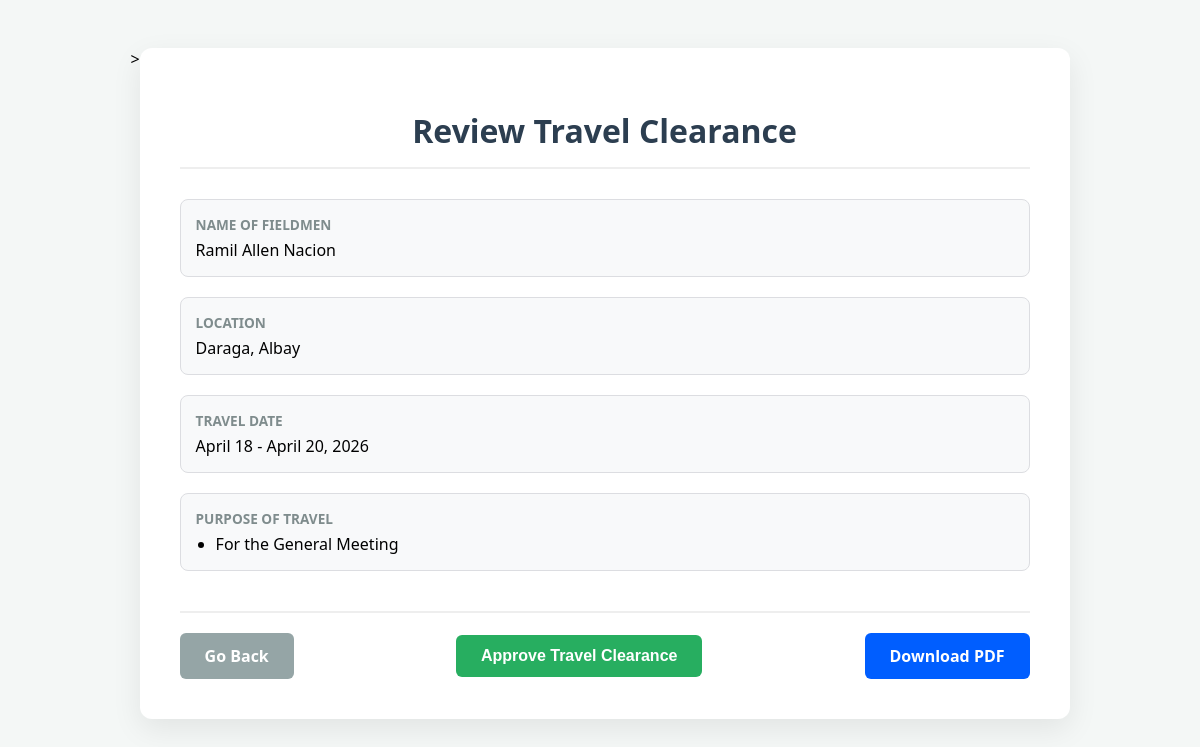
Page /planner/review_tc.php?id=8 (signed in) on the committed database.
### tables this page shows
CREATE TABLE `travel_clearances` (
  `id` int(11) NOT NULL,
  `name` varchar(255) NOT NULL,
  `purpose` longtext NOT NULL,
  `location` varchar(255) NOT NULL,
  `travel_date` varchar(200) NOT NULL,
  `planner_id` int(11) NOT NULL,
  `status` varchar(50) NOT NULL DEFAULT 'pending_planner',
  `created_at` timestamp NOT NULL DEFAULT current_timestamp()
);

### planner/review_tc.php (the view, shortened to what this page needs)
<?php
try {
    $conn = new PDO("mysql:host=localhost;dbname=to_inventory", "root", "");
    $conn->setAttribute(PDO::ATTR_ERRMODE, PDO::ERRMODE_EXCEPTION);
    $conn->setAttribute(PDO::ATTR_EMULATE_PREPARES, false);
} catch(PDOException $e) {
    die("Database connection failed: " . $e->getMessage());
}
$logged_in_planner_id = $_SESSION['user_id'];
$clearance_id = (int) $_GET['id'];
$sql = "SELECT *
        FROM travel_clearances
        WHERE id = ? AND planner_id = ? AND status = 'pending_planner'";
$stmt = $conn->prepare($sql);
if ($stmt) {
    $stmt->execute([$clearance_id, $logged_in_planner_id]);
    $clearance = $stmt->fetch(PDO::FETCH_ASSOC);
} else {
    die("Error fetching data: " . $conn->errorInfo()[2]);
}
$purposes = json_decode($clearance['purpose'], true);
?>
<!DOCTYPE html>
<html lang="en">
<head>
    <link rel="stylesheet" type="text/css" href="../style/review_tc.css">>
</head>
<body>
    <div class="box">
        <h1>Review Travel Clearance</h1>
        <div class="detail-grid">
            <div class="detail-item full-width"><strong>Name of Fieldmen</strong> <?php echo htmlspecialchars($clearance['name']); ?></div>
            <div class="detail-item full-width"><strong>Location</strong> <?php echo htmlspecialchars($clearance['location']); ?></div>
            <div class="detail-item full-width"><strong>Travel Date</strong> <?php echo htmlspecialchars($clearance['travel_date']); ?></div>
            <div class="detail-item full-width">
                <strong>Purpose of Travel</strong>
                <ul>
                    <?php
                    if (!empty($purposes)) {
                        foreach ($purposes as $p) {
                            echo "<li>" . htmlspecialchars($p) . "</li>";
                        }
                    } else {
                        echo "<li>None specified</li>";
                    }
                    ?>
                </ul>
            </div>
        </div>
        <form method="post" class="action-area">
            <div class="button-group">
                <a href="index.php" class="btn btn-cancel">Go Back</a>
                <button type="submit" name="approve_btn" class="btn btn-approve">
                    Approve Travel Clearance
                </button>
                <div>
                    <a class="btn pdf-btn" href="TC_pdf.php?id=<?php echo $clearance['id']; ?>" class="btn">Download PDF</a>
                </div>
            </div>
        </form>
    </div>
</body>
</html>

### style/review_tc.css (style rules this page uses)
:root { --primary-color: #2c3e50; --accent-color: #27ae60; --bg-color: #f4f7f6; --card-bg: #ffffff; --border-color: #dcdde1; }
body { font-family: 'Segoe UI', Tahoma, Geneva, Verdana, sans-serif; background-color: var(--bg-color); padding: 40px 20px; display: flex; justify-content: center; }
.box { width: 100%; max-width: 850px; background-color: var(--card-bg); border-radius: 12px; box-shadow: 0 10px 30px rgba(0,0,0,0.08); padding: 40px; }
h1 { color: var(--primary-color); text-align: center; border-bottom: 2px solid #eee; padding-bottom: 15px; margin-bottom: 30px; }
.detail-grid { display: grid; grid-template-columns: 1fr 1fr; gap: 20px; margin-bottom: 30px; }
.detail-item { background: #f8f9fa; padding: 15px; border-radius: 8px; border: 1px solid var(--border-color); }
.detail-item strong { display: block; font-size: 0.85rem; color: #7f8c8d; text-transform: uppercase; margin-bottom: 5px; }
.full-width { grid-column: span 2; }
ul { margin: 0; padding-left: 20px; }
.action-area { margin-top: 40px; border-top: 2px solid #eee; padding-top: 20px; }
.button-group { display: flex; justify-content: space-between; align-items: center; gap: 10px; flex-wrap: wrap; }
.btn { padding: 12px 25px; border: none; border-radius: 6px; font-weight: bold; cursor: pointer; text-decoration: none; font-size: 1rem; transition: background 0.2s; }
.btn-cancel { background-color: #95a5a6; color: white; }
.btn-approve { background-color: var(--accent-color); color: white; }
.pdf-btn { background-color: #005eff; text-decoration: none; color: white; }

### rows in the picture
travel_clearances: name "Ramil Allen Nacion", location "Daraga, Albay", travel_date "April 18 - April 20, 2026", purpose "For the General Meeting"
